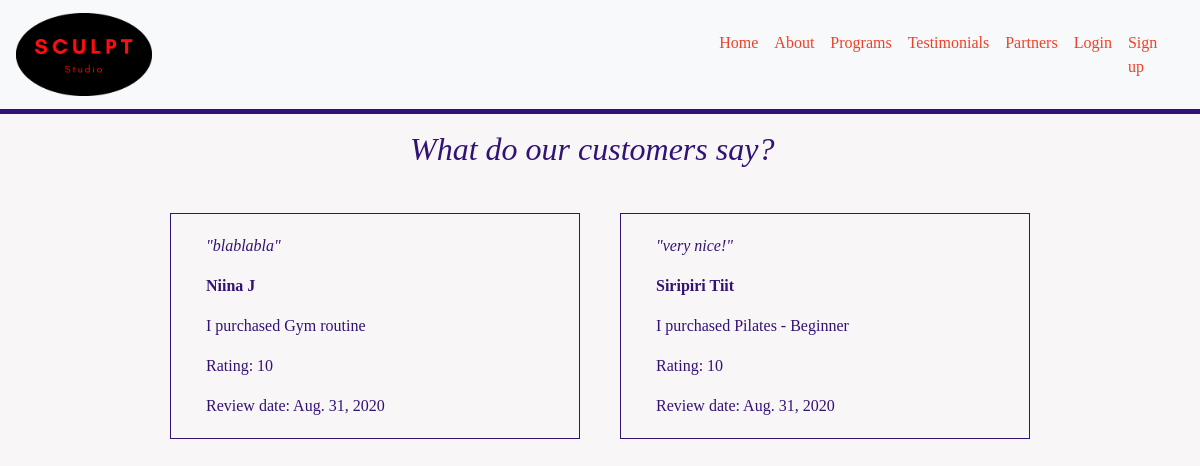
Before: /testimonials/ with the older database file.
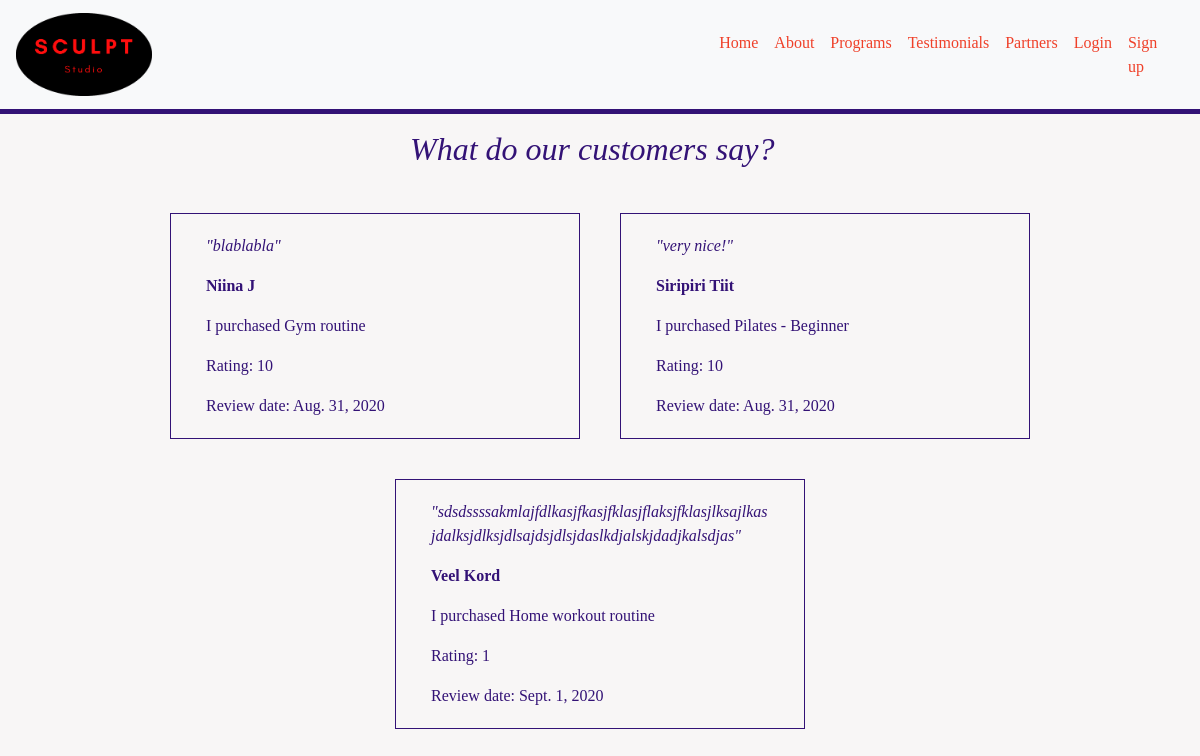
After: the same page with the newer database file.
### testimonials/models.py (models this page shows, shortened)
class Testimonials(models.Model):
    class Meta():
        verbose_name_plural = 'Testimonials'
    user = models.OneToOneField(User, on_delete=models.CASCADE, null=False)
    program_id = models.OneToOneField(Programs, on_delete=models.CASCADE, null=True)
    review = models.TextField(max_length=2064)
    score = models.PositiveIntegerField(default=0, choices=([i,i] for i in range(11)))
    date = models.DateField(default=timezone.now)

### programs/models.py (models this page shows)
class Programs(models.Model):
    class Meta:
        verbose_name_plural = 'Programs'
    name = models.CharField(max_length=100)
    type = models.CharField(max_length=100)
    description = models.TextField()
    price = models.DecimalField(max_digits=6, decimal_places=2)
    def __str__(self):
        return self.name

### testimonials/views.py (the view)
# urls.py: path('testimonials/', include('testimonials.urls')),
def testimonials(request):
    testimonials = Testimonials.objects.all()
    context = {
        'testimonials': testimonials
    }
    return render(request, 'testimonials/testimonials.html', context)

### testimonials/templates/testimonials/testimonials.html
{% extends 'base.html' %}
{% block content %}
<div class="row justify-content-center">
    <div class="col-4 mb-3">
        <h2><i>What do our customers say?</i> </h2>
    </div>
</div>
<div class="row justify-content-center">
    {% for testimonial in testimonials %}
    <div class="col-sm-4 cards">
        <div class="card">
          <div class="card-body">
            <p class="card-text"><i>"{{ testimonial.review }}"</i></p>
            <p class="card-text"><strong>{{ testimonial.user.first_name}}</strong></p>
            <p class="card-text">I purchased {{ testimonial.program_id}}</p>
            <p class="card-text">Rating: {{ testimonial.score }}</p>
            <p class="card-text">Review date: {{ testimonial.date }}</p>
          </div>
        </div>
    </div>
    {% endfor %}
</div>
{% endblock %}

### templates/base.html (shortened to what this page needs)
{% load static %}
<!DOCTYPE html>
<html lang="en">
<head>
    {% block maincss %}
    <link rel="stylesheet" href="https://maxcdn.bootstrapcdn.com/bootstrap/4.0.0/css/bootstrap.min.css">
    <link rel="stylesheet" href="{% static '/css/main.css' %}">
    {% endblock %}
</head>
<body>
    <nav class="navbar navbar-expand-lg navbar-light bg-light">
      <a class="navbar-brand" href="{% url 'home' %}">
        <img src="/media/sculpt_logo.png" alt="sculpt studio logo" height="20%" width="20%">
      </a>
        <div class="collapse navbar-collapse flex-row-reverse" id="navbarNav">
            <ul class="navbar-nav">
                <li class="nav-item">
                    <a class="nav-link" href="{% url 'home' %}">Home</a>
                </li>
                <li class="nav-item">
                    <a class="nav-link" href="{% url 'about_me' %}">About</a>
                </li>
                <li class="nav-item">
                    <a class="nav-link" href="{% url 'programs' %}">Programs</a>
                </li>
                <li class="nav-item">
                    <a class="nav-link" href="{% url 'testimonials' %}">Testimonials</a>
                </li>
                <li class="nav-item">
                    <a class="nav-link" href="#">Partners</a>
                </li>
                {% if request.user.is_authenticated %}
                <li class="nav-item">
                    <a class="nav-link" href="{% url 'account' %}">Account</a>
                </li>
                <li class="nav-item">
                    <a class="nav-link" href="{% url 'account_logout' %}">Log Out</a>
                </li>
                {% else %}
                <li class="nav-item">
                    <a class="nav-link" href="{% url 'account_login' %}">Login</a>
                </li>
                <li class="nav-item">
                    <a class="nav-link" href="{% url 'account_signup' %}">Sign up</a>
                </li>
                {% endif %}
            </ul>
        </div>
    </nav>
    <hr>
    {% block content %}
    {% endblock %}
</body>
</html>

### static/css/main.css (style rules this page uses)
* { font-family: 'Noto Serif JP', serif; color: rgb(51, 18, 118); font-weight: 500; }
hr { border-top: 5px solid rgb(51, 18, 118); margin-top: 0; }
body { background-color: rgb(248, 246, 246); }
a { color: rgb(239, 64, 41); transition: 0.5s; }
nav .navbar-nav li a { color: rgb(239, 64, 41) !important; transition: 0.5s; }
.card { background-color: rgb(248, 246, 246); border: none; }
.cards { border: 1px solid rgb(51, 18, 118); margin: 20px; }

Changed rows visible on the page:
added Testimonials: review "sdsdssssakmlajfdlkasjfkasjfklasjflaksjfklasjlksajlkasjdalksjdlksjdlsajdsjdlsjdaslkdjalskjdadjkalsdjas", user.first_name "Veel Kord", program_id "Home workout routine", score "1", date "Sept. 1, 2020"
